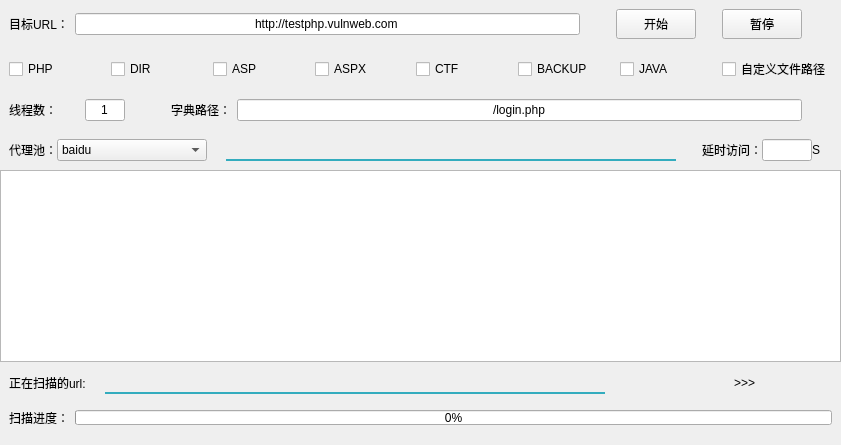
      <widget class="QWidget" name="tabMess">
       <property name="styleSheet">
        <string notr="true"/>
       </property>
       <attribute name="title">
        <string>信息收集</string>
       </attribute>
       <layout class="QVBoxLayout" name="verticalLayout_4">
        <property name="spacing">
         <number>0</number>
        </property>
        <property name="leftMargin">
         <number>0</number>
        </property>
        <property name="topMargin">
         <number>0</number>
        </property>
        <property name="rightMargin">
         <number>0</number>
        </property>
        <property name="bottomMargin">
         <number>0</number>
        </property>
        <item>
         <widget class="QWidget" name="widget_6" native="true">
          <layout class="QHBoxLayout" name="horizontalLayout_3">
           <item>
            <widget class="QLabel" name="lbMessUrl">
             <property name="whatsThis">
              <string>&lt;html&gt;&lt;head/&gt;&lt;body&gt;&lt;p&gt;&lt;br/&gt;&lt;/p&gt;&lt;/body&gt;&lt;/html&gt;</string>
             </property>
             <property name="styleSheet">
              <string notr="true"/>
             </property>
             <property name="text">
              <string>目标URL：</string>
             </property>
            </widget>
           </item>
           <item>
            <widget class="QLineEdit" name="leMessUrl">
             <property name="minimumSize">
              <size>
               <width>500</width>
               <height>0</height>
              </size>
             </property>
             <property name="maximumSize">
              <size>
               <width>800</width>
               <height>16777215</height>
              </size>
             </property>
             <property name="text">
              <string>http://testphp.vulnweb.com</string>
             </property>
             <property name="alignment">
              <set>Qt::AlignCenter</set>
             </property>
            </widget>
           </item>
           <item>
            <spacer name="horizontalSpacer">
             <property name="orientation">
              <enum>Qt::Horizontal</enum>
             </property>
             <property name="sizeType">
              <enum>QSizePolicy::Minimum</enum>
             </property>
             <property name="sizeHint" stdset="0">
              <size>
               <width>30</width>
               <height>20</height>
              </size>
             </property>
            </spacer>
           </item>
           <item>
            <widget class="QPushButton" name="pbtMessStart">
             <property name="minimumSize">
              <size>
               <width>80</width>
               <height>30</height>
              </size>
             </property>
             <property name="maximumSize">
              <size>
               <width>80</width>
               <height>30</height>
              </size>
             </property>
             <property name="text">
              <string>开始</string>
             </property>
            </widget>
           </item>
           <item>
            <spacer name="horizontalSpacer_4">
             <property name="orientation">
              <enum>Qt::Horizontal</enum>
             </property>
             <property name="sizeType">
              <enum>QSizePolicy::Fixed</enum>
             </property>
             <property name="sizeHint" stdset="0">
              <size>
               <width>20</width>
               <height>20</height>
              </size>
             </property>
            </spacer>
           </item>
           <item>
            <widget class="QPushButton" name="pbtMessStop">
             <property name="minimumSize">
              <size>
               <width>80</width>
               <height>30</height>
              </size>
             </property>
             <property name="maximumSize">
              <size>
               <width>80</width>
               <height>30</height>
              </size>
             </property>
             <property name="text">
              <string>暂停</string>
             </property>
            </widget>
           </item>
           <item>
            <spacer name="horizontalSpacer_29">
             <property name="orientation">
              <enum>Qt::Horizontal</enum>
             </property>
             <property name="sizeType">
              <enum>QSizePolicy::Fixed</enum>
             </property>
             <property name="sizeHint" stdset="0">
              <size>
               <width>30</width>
               <height>27</height>
              </size>
             </property>
            </spacer>
           </item>
          </layout>
         </widget>
        </item>
        <item>
         <widget class="QWidget" name="widget_2" native="true">
          <layout class="QHBoxLayout" name="horizontalLayout_2">
           <item>
            <widget class="QCheckBox" name="CboxPHP">
             <property name="text">
              <string>PHP</string>
             </property>
             <property name="autoExclusive">
              <bool>true</bool>
             </property>
            </widget>
           </item>
           <item>
            <widget class="QCheckBox" name="CboxDIR">
             <property name="text">
              <string>DIR</string>
             </property>
             <property name="autoExclusive">
              <bool>true</bool>
             </property>
            </widget>
           </item>
           <item>
            <widget class="QCheckBox" name="CboxASP">
             <property name="text">
              <string>ASP</string>
             </property>
             <property name="autoExclusive">
              <bool>true</bool>
             </property>
            </widget>
           </item>
           <item>
            <widget class="QCheckBox" name="CboxAspx">
             <property name="text">
              <string>ASPX</string>
             </property>
             <property name="autoExclusive">
              <bool>true</bool>
             </property>
            </widget>
           </item>
           <item>
            <widget class="QCheckBox" name="CboxCTF">
             <property name="text">
              <string>CTF</string>
             </property>
             <property name="autoExclusive">
              <bool>true</bool>
             </property>
            </widget>
           </item>
           <item>
            <widget class="QCheckBox" name="CboxBACKUP">
             <property name="text">
              <string>BACKUP</string>
             </property>
             <property name="autoExclusive">
              <bool>true</bool>
             </property>
            </widget>
           </item>
           <item>
            <widget class="QCheckBox" name="CboxJAVA">
             <property name="text">
              <string>JAVA</string>
             </property>
             <property name="autoExclusive">
              <bool>true</bool>
             </property>
            </widget>
           </item>
           <item>
            <widget class="QCheckBox" name="CboxMineRoute">
             <property name="text">
              <string>自定义文件路径</string>
             </property>
             <property name="autoExclusive">
              <bool>true</bool>
             </property>
            </widget>
           </item>
          </layout>
         </widget>
        </item>
        <item>
         <widget class="QWidget" name="widget_9" native="true">
          <layout class="QHBoxLayout" name="horizontalLayout">
           <item>
            <widget class="QLabel" name="lbMessThread">
             <property name="minimumSize">
              <size>
               <width>70</width>
               <height>0</height>
              </size>
             </property>
             <property name="maximumSize">
              <size>
               <width>70</width>
               <height>16777215</height>
              </size>
             </property>
             <property name="text">
              <string>线程数：</string>
             </property>
            </widget>
           </item>
           <item>
            <widget class="QLineEdit" name="leMessThread">
             <property name="minimumSize">
              <size>
               <width>40</width>
               <height>0</height>
              </size>
             </property>
             <property name="maximumSize">
              <size>
               <width>40</width>
               <height>16777215</height>
              </size>
             </property>
             <property name="text">
              <string>1</string>
             </property>
             <property name="alignment">
              <set>Qt::AlignCenter</set>
             </property>
            </widget>
           </item>
           <item>
            <spacer name="horizontalSpacer_7">
             <property name="orientation">
              <enum>Qt::Horizontal</enum>
             </property>
             <property name="sizeType">
              <enum>QSizePolicy::Fixed</enum>
             </property>
             <property name="sizeHint" stdset="0">
              <size>
               <width>40</width>
               <height>20</height>
              </size>
             </property>
            </spacer>
           </item>
           <item>
            <widget class="QLabel" name="lbMessRoute">
             <property name="text">
              <string>字典路径：</string>
             </property>
            </widget>
           </item>
           <item>
            <widget class="QLineEdit" name="leMessRoute">
             <property name="text">
              <string>/login.php</string>
             </property>
             <property name="alignment">
              <set>Qt::AlignCenter</set>
             </property>
            </widget>
           </item>
           <item>
            <spacer name="horizontalSpacer_30">
             <property name="orientation">
              <enum>Qt::Horizontal</enum>
             </property>
             <property name="sizeType">
              <enum>QSizePolicy::Fixed</enum>
             </property>
             <property name="sizeHint" stdset="0">
              <size>
               <width>30</width>
               <height>20</height>
              </size>
             </property>
            </spacer>
           </item>
          </layout>
         </widget>
        </item>
        <item>
         <widget class="QWidget" name="widget_3" native="true">
          <layout class="QHBoxLayout" name="horizontalLayout_17">
           <property name="leftMargin">
            <number>9</number>
           </property>
           <property name="rightMargin">
            <number>0</number>
           </property>
           <item>
            <layout class="QHBoxLayout" name="horizontalLayout_7">
             <property name="spacing">
              <number>0</number>
             </property>
             <property name="bottomMargin">
              <number>0</number>
             </property>
             <item>
              <widget class="QLabel" name="lbMessPorxy">
               <property name="text">
                <string>代理池：</string>
               </property>
              </widget>
             </item>
             <item>
              <widget class="QComboBox" name="cboboxMessHead">
               <property name="minimumSize">
                <size>
                 <width>150</width>
                 <height>0</height>
                </size>
               </property>
               <item>
                <property name="text">
                 <string>baidu</string>
                </property>
               </item>
               <item>
                <property name="text">
                 <string>google</string>
                </property>
               </item>
               <item>
                <property name="text">
                 <string>bing</string>
                </property>
               </item>
               <item>
                <property name="text">
                 <string>360</string>
                </property>
               </item>
               <item>
                <property name="text">
                 <string>Sogou</string>
                </property>
               </item>
              </widget>
             </item>
            </layout>
           </item>
           <item>
            <spacer name="horizontalSpacer_3">
             <property name="orientation">
              <enum>Qt::Horizontal</enum>
             </property>
             <property name="sizeType">
              <enum>QSizePolicy::Minimum</enum>
             </property>
             <property name="sizeHint" stdset="0">
              <size>
               <width>13</width>
               <height>20</height>
              </size>
             </property>
            </spacer>
           </item>
           <item>
            <widget class="QLabel" name="lbMessHeadText">
             <property name="minimumSize">
              <size>
               <width>450</width>
               <height>0</height>
              </size>
             </property>
             <property name="maximumSize">
              <size>
               <width>450</width>
               <height>16777215</height>
              </size>
             </property>
             <property name="styleSheet">
              <string notr="true">font:80 8pt &quot;PingFang SC&quot; ;
border:none;
border-bottom: 2px solid #33ACBE;
color: #FFFFFF;
font-weight:bold;</string>
             </property>
             <property name="text">
              <string/>
             </property>
             <property name="alignment">
              <set>Qt::AlignLeading|Qt::AlignLeft|Qt::AlignVCenter</set>
             </property>
            </widget>
           </item>
           <item>
            <spacer name="horizontalSpacer_2">
             <property name="orientation">
              <enum>Qt::Horizontal</enum>
             </property>
             <property name="sizeType">
              <enum>QSizePolicy::Fixed</enum>
             </property>
             <property name="sizeHint" stdset="0">
              <size>
               <width>20</width>
               <height>20</height>
              </size>
             </property>
            </spacer>
           </item>
           <item>
            <layout class="QHBoxLayout" name="horizontalLayout_6">
             <property name="spacing">
              <number>0</number>
             </property>
             <property name="leftMargin">
              <number>0</number>
             </property>
             <property name="rightMargin">
              <number>6</number>
             </property>
             <property name="bottomMargin">
              <number>0</number>
             </property>
             <item>
              <widget class="QLabel" name="lbMessLeg">
               <property name="maximumSize">
                <size>
                 <width>75</width>
                 <height>19</height>
                </size>
               </property>
               <property name="text">
                <string>延时访问：</string>
               </property>
              </widget>
             </item>
             <item>
              <widget class="QLineEdit" name="leMessLegTime">
               <property name="minimumSize">
                <size>
                 <width>50</width>
                 <height>0</height>
                </size>
               </property>
               <property name="maximumSize">
                <size>
                 <width>50</width>
                 <height>16777215</height>
                </size>
               </property>
               <property name="text">
                <string/>
               </property>
               <property name="alignment">
                <set>Qt::AlignCenter</set>
               </property>
              </widget>
             </item>
             <item>
              <widget class="QLabel" name="lbMessS">
               <property name="minimumSize">
                <size>
                 <width>0</width>
                 <height>19</height>
                </size>
               </property>
               <property name="maximumSize">
                <size>
                 <width>20</width>
                 <height>19</height>
                </size>
               </property>
               <property name="text">
                <string>S</string>
               </property>
              </widget>
             </item>
            </layout>
           </item>
           <item>
            <spacer name="horizontalSpacer_13">
             <property name="orientation">
              <enum>Qt::Horizontal</enum>
             </property>
             <property name="sizeType">
              <enum>QSizePolicy::Fixed</enum>
             </property>
             <property name="sizeHint" stdset="0">
              <size>
               <width>15</width>
               <height>20</height>
              </size>
             </property>
            </spacer>
           </item>
          </layout>
         </widget>
        </item>
        <item>
         <widget class="QTextBrowser" name="textBrowser_2"/>
        </item>
        <item>
         <widget class="QWidget" name="widget" native="true">
          <layout class="QVBoxLayout" name="verticalLayout_15">
           <item>
            <layout class="QHBoxLayout" name="horizontalLayout_25">
             <item>
              <widget class="QLabel" name="lbMessScan">
               <property name="text">
                <string>正在扫描的url:</string>
               </property>
              </widget>
             </item>
             <item>
              <spacer name="horizontalSpacer_6">
               <property name="orientation">
                <enum>Qt::Horizontal</enum>
               </property>
               <property name="sizeType">
                <enum>QSizePolicy::Fixed</enum>
               </property>
               <property name="sizeHint" stdset="0">
                <size>
                 <width>13</width>
                 <height>17</height>
                </size>
               </property>
              </spacer>
             </item>
             <item>
              <widget class="QLabel" name="lbMessScanContent">
               <property name="minimumSize">
                <size>
                 <width>500</width>
                 <height>0</height>
                </size>
               </property>
               <property name="styleSheet">
                <string notr="true">border:none;
border-bottom: 2px solid #33ACBE;
color: #FFFFFF;
font-weight:bold;</string>
               </property>
               <property name="text">
                <string/>
               </property>
               <property name="alignment">
                <set>Qt::AlignCenter</set>
               </property>
              </widget>
             </item>
             <item>
              <spacer name="horizontalSpacer_8">
               <property name="orientation">
                <enum>Qt::Horizontal</enum>
               </property>
               <property name="sizeType">
                <enum>QSizePolicy::Fixed</enum>
               </property>
               <property name="sizeHint" stdset="0">
                <size>
                 <width>45</width>
                 <height>20</height>
                </size>
               </property>
              </spacer>
             </item>
             <item>
              <layout class="QHBoxLayout" name="horizontalLayout_8">
               <property name="rightMargin">
                <number>3</number>
               </property>
               <item>
                <widget class="QLabel" name="label_2">
                 <property name="minimumSize">
                  <size>
                   <width>20</width>
                   <height>18</height>
                  </size>
                 </property>
                 <property name="maximumSize">
                  <size>
                   <width>20</width>
                   <height>18</height>
                  </size>
                 </property>
                 <property name="styleSheet">
                  <string notr="true">border-image: url(:/resouse/doing.png);
</string>
                 </property>
                 <property name="text">
                  <string/>
                 </property>
                </widget>
               </item>
               <item>
                <widget class="QLabel" name="label_3">
                 <property name="minimumSize">
                  <size>
                   <width>20</width>
                   <height>18</height>
                  </size>
                 </property>
                 <property name="maximumSize">
                  <size>
                   <width>20</width>
                   <height>18</height>
                  </size>
                 </property>
                 <property name="styleSheet">
                  <string notr="true">border-image: url(:/resouse/doing.png);
</string>
                 </property>
                 <property name="text">
                  <string/>
                 </property>
                </widget>
               </item>
               <item>
                <widget class="QLabel" name="label_4">
                 <property name="minimumSize">
                  <size>
                   <width>20</width>
                   <height>18</height>
                  </size>
                 </property>
                 <property name="maximumSize">
                  <size>
                   <width>20</width>
                   <height>18</height>
                  </size>
                 </property>
                 <property name="styleSheet">
                  <string notr="true">border-image: url(:/resouse/doing.png);
</string>
                 </property>
                 <property name="text">
                  <string/>
                 </property>
                </widget>
               </item>
               <item>
                <widget class="QLabel" name="label_5">
                 <property name="minimumSize">
                  <size>
                   <width>25</width>
                   <height>23</height>
                  </size>
                 </property>
                 <property name="maximumSize">
                  <size>
                   <width>25</width>
                   <height>23</height>
                  </size>
                 </property>
                 <property name="text">
                  <string>&gt;&gt;&gt;</string>
                 </property>
                </widget>
               </item>
              </layout>
             </item>
             <item>
              <spacer name="horizontalSpacer_27">
               <property name="orientation">
                <enum>Qt::Horizontal</enum>
               </property>
               <property name="sizeHint" stdset="0">
                <size>
                 <width>40</width>
                 <height>20</height>
                </size>
               </property>
              </spacer>
             </item>
            </layout>
           </item>
           <item>
            <layout class="QHBoxLayout" name="horizontalLayout_9">
             <property name="topMargin">
              <number>9</number>
             </property>
             <property name="bottomMargin">
              <number>9</number>
             </property>
             <item>
              <widget class="QLabel" name="lbMessScanProgess">
               <property name="text">
                <string>扫描进度：</string>
               </property>
              </widget>
             </item>
             <item>
              <widget class="QProgressBar" name="proBarMess">
               <property name="maximumSize">
                <size>
                 <width>16777215</width>
                 <height>15</height>
                </size>
               </property>
               <property name="value">
                <number>0</number>
               </property>
               <property name="orientation">
                <enum>Qt::Horizontal</enum>
               </property>
               <property name="invertedAppearance">
                <bool>false</bool>
               </property>
               <property name="textDirection">
                <enum>QProgressBar::BottomToTop</enum>
               </property>
              </widget>
             </item>
            </layout>
           </item>
          </layout>
         </widget>
        </item>
       </layout>
      </widget>
